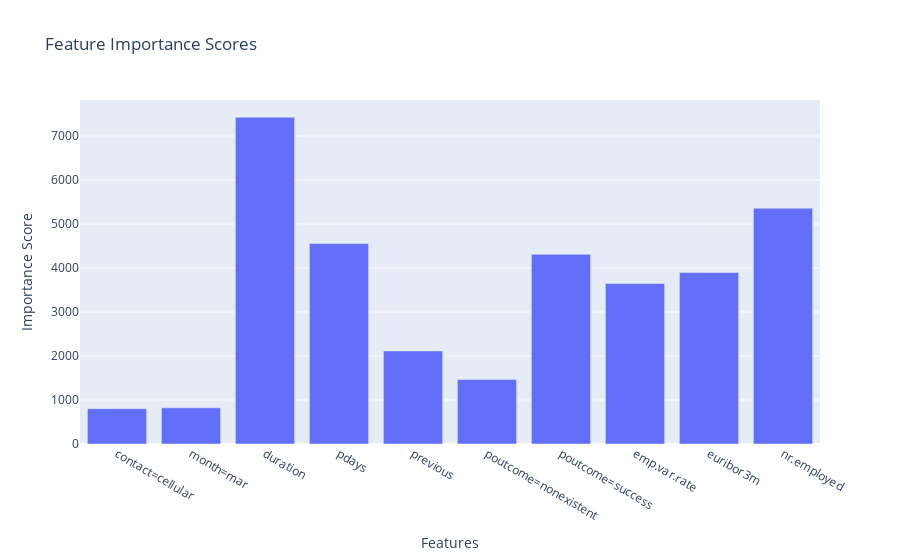

The notebook cell saved with this chart:
### Code cell
fig = px.bar(x=selected_feature_names, y=k_best.scores_[selected_features_indices], title='Feature Importance Scores')
fig.update_layout(xaxis_title='Features', yaxis_title='Importance Score')
fig.show()

### Figure 1 — Plotly figure (JSON) as saved in the notebook; plotly's stock layout.template omitted (floating-point values rounded to 4 significant figures)
{"data": [{"alignmentgroup": "True", "hovertemplate": "x=%{x}<br>y=%{y}<extra></extra>", "legendgroup": "", "marker": {"color": "#636efa", "pattern": {"shape": ""}}, "name": "", "offsetgroup": "", "orientation": "v", "showlegend": false, "textposition": "auto", "type": "bar", "x": ["contact=cellular", "month=mar", "duration", "pdays", "previous", "poutcome=nonexistent", "poutcome=success", "emp.var.rate", "euribor3m", "nr.employed"], "xaxis": "x", "y": [803.8, 821.9, 7427.0, 4556.0, 2115.0, 1468.0, 4311.0, 3648.0, 3897.0, 5358.0], "yaxis": "y"}], "layout": {"barmode": "relative", "legend": {"tracegroupgap": 0}, "title": {"text": "Feature Importance Scores"}, "xaxis": {"anchor": "y", "domain": [0, 1], "title": {"text": "Features"}}, "yaxis": {"anchor": "x", "domain": [0, 1], "title": {"text": "Importance Score"}}}}
